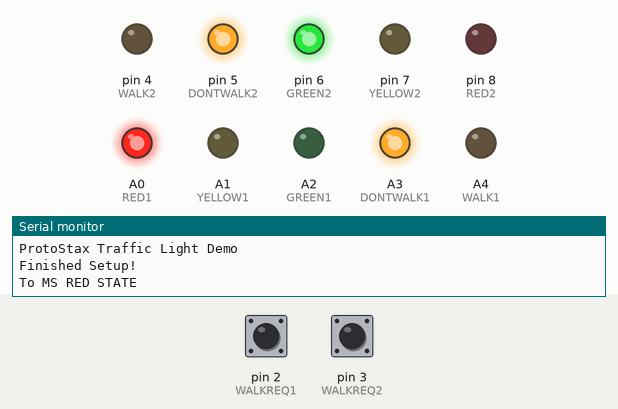
Recording of a sketch running on a simulated Arduino Uno, built with avr-gcc and run on an emulated ATmega328P. On the bench: output pins drawn as LEDs (lit = HIGH), the last lines printed to the serial monitor. The test bench sets the inputs (shaded band); at power-on: pin 2 (WALKREQ1) HIGH, pin 3 (WALKREQ2) HIGH.

Above: at 1.2 s.
1.3 s: pin 2 (WALKREQ1) pulled LOW for 0.15 s
At 6.2 s:
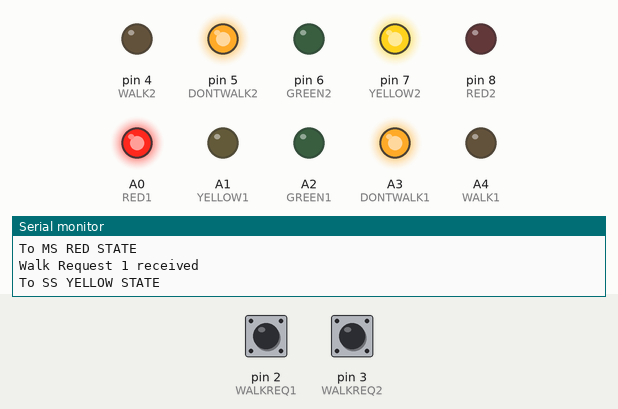
At 8.1 s:
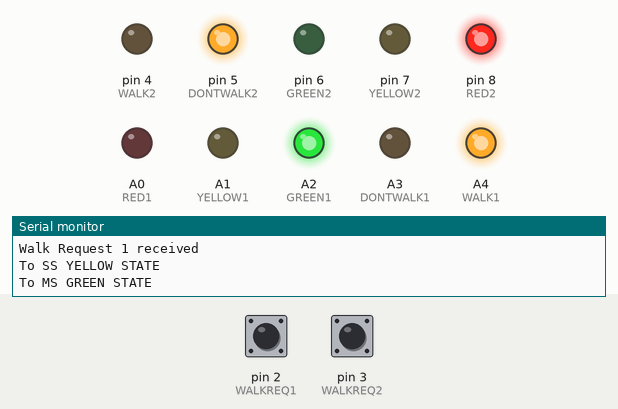
9.0 s: pin 3 (WALKREQ2) pulled LOW for 0.15 s
At 16.3 s:
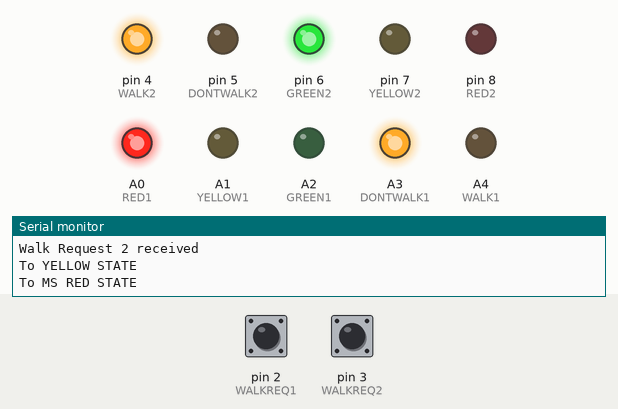
Timing chart, 0 to 39.0 s (numbered marks = the images above; inputs shaded):
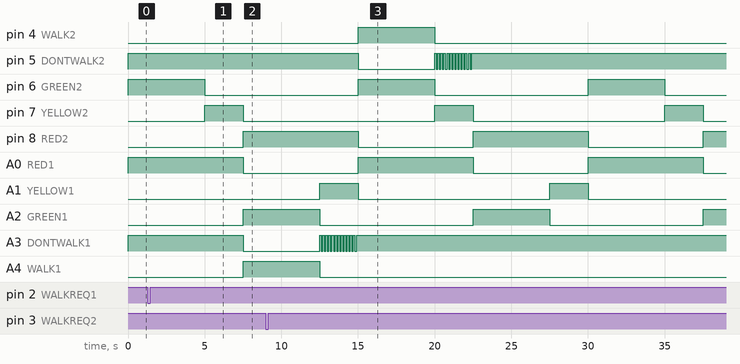

Measured:
- after the input at 1.3 s, A3 (DONTWALK1): HIGH → LOW after 6.2 s; A4 (WALK1): LOW → HIGH after 6.2 s
- after the input at 9.0 s, pin 4 (WALK2): LOW → HIGH after 6.0 s, → LOW 5.0 s later; pin 5 (DONTWALK2): HIGH → LOW after 6.0 s, then repeats every 0.20 s: HIGH 0.10 s, LOW 0.10 s, until it stays HIGH from 22.4 s
- by itself, pin 6 (GREEN2), A2 (GREEN1): alternates HIGH for 5.0 s and LOW for 10.0 s
- by itself, pin 7 (YELLOW2), A1 (YELLOW1): alternates HIGH for 2.5 s and LOW for 12.5 s
- by itself, pin 8 (RED2), A0 (RED1): alternates HIGH for 7.5 s and LOW for 7.5 s

The sketch:

ProtoStax_Traffic_Light.ino
```cpp
// (licence header left out)
#include <JC_Button.h>

#define RED1 A0
#define YELLOW1 A1
#define GREEN1 A2
#define DONTWALK1 A3
#define WALK1 A4

#define RED2 8
#define YELLOW2 7
#define GREEN2 6
#define DONTWALK2 5
#define WALK2 4

#define  WALKREQ1     2    //Connect a tactile button switch (or something similar)
                           //from Arduino pin 2 to ground.
#define  WALKREQ2     3    //Connect a tactile button switch (or something similar)
                           //from Arduino pin 3 to ground.

#define PULLUP true        //To keep things simple, we use the Arduino's internal pullup resistor.
#define INVERT true        //Since the pullup resistor will keep the pin high unless the
                           //switch is closed, this is negative logic, i.e. a high state
                           //means the button is NOT pressed. (Assuming a normally open switch.)
#define DEBOUNCE_MS 20     //A debounce time of 20 milliseconds usually works well for tactile button switches.
#define LONG_PRESS 1000    //We define a "long press" to be 1000 milliseconds.

Button walkReqBtn1(WALKREQ1, PULLUP, INVERT, DEBOUNCE_MS);    //Declare the button
Button walkReqBtn2(WALKREQ2, PULLUP, INVERT, DEBOUNCE_MS);    //Declare the button

//The list of possible states for the state machine.
// This state machine has a fixed sequence of states, namely
// MS_GREEN_STATE --> TO_MS_YELLOW_STATE --> MS_YELLOW_STATE --> TO_MS_RED_STATE --> TO_MS_RED_STATE --> TO_SS_YELLOW_STATE --> SS_YELLOW_STATE --> TO_MS_GREEN_STATE

//  State Name                MAIN STREAM OF TRAFFIC        SECONDARY STREAM OF TRAFFIC
//  MS_GREEN_STATE            GREEN                         RED
//  MS_YELLOW_STATE           YELLOW                        RED
//  MS_RED_STATE              RED                           GREEN
//  SS_YELLOW_STATE           RED                           YELLOW

// The above are the main states, with the state transitions represented by TO_MS_GREEN_STATE, TO_MS_RED_STATE, etc

enum {MS_GREEN_STATE, TO_MS_YELLOW_STATE, MS_YELLOW_STATE, TO_MS_RED_STATE, MS_RED_STATE, TO_SS_YELLOW_STATE, SS_YELLOW_STATE, TO_MS_GREEN_STATE};

// The Pedestrian Cross Walks by default do not change - i.e. they show DONT WALK all the time, until a Walk sign is "requested" by the pedestrian
// by pressing the Walk Request Button for a given stream (to cross the Main Stream of Traffic or to cross the Secondary Stream)
// A Walk Request is triggered when pressing the walk request sign when the stream to cross is green or yellow.

// When the main stream goes RED, the pedestrian sign transitions to WALK. When the secondary stream goes to YELLOW (signalling the end of the
// secondary stream and for the main stream to turn GREEN, the main stream pedestrian sign transitions from WALK to FLASHING DONT WALK to give time
// for the pedestrian to clean the walk. When the main stream turns GREEN, the main stream pedestrian sign transitions to DONT WALK. A similar transition
// happens for the secondary stream pedestrian sign, which has its own Walk Request Button.

uint8_t STATE;                   //The current state machine state

enum TrafficLight {
  R1 = 0x01,
  R2 = 0x02,
  Y1 = 0x04,
  Y2 = 0x08,
  G1 = 0x10,
  G2 = 0x20,
  W1 = 0x40,
  W2 = 0x80,
  DW1 = 0x100,
  DW2 = 0x200
};


// Corresponding to above state transition enum, in millisecs
// the TO_STATE timings do not matter for now
// Main Stream Green is 10 seconds plus 3 seconds of Yellow,
// while Main Stream Red is 8 seconds (main stream red + secondary stream yellow)
int stepTiming[] = {5000, 1, 2500, 1, 5000, 1, 2500, 1};

unsigned long ms;                //The current time from millis()
unsigned long msLast;            //The time the current state started

#define BLINK_INTERVAL 100 //In the BLINK state, switch the LED every 100 milliseconds.
boolean ledState;          //The current LED status
unsigned long msSwitch = 0;          //The last time the LED was switched

boolean walkReq1 = false;
boolean walkReq2 = false;

boolean inWalk1 = false;
boolean inWalk2 = false;

void setTrafficLights(int bits, int bbits = 0);
void fastBlink(int led);

void setup()
{
  Serial.begin(9600);

  while (!Serial) { // needed to keep leonardo/micro from starting too fast!
    delay(10);
  }
  Serial.println(F("ProtoStax Traffic Light Demo"));

  //Set pin configurations
  pinMode(RED1, OUTPUT);
  pinMode(YELLOW1, OUTPUT);
  pinMode(GREEN1, OUTPUT);
  pinMode(DONTWALK1, OUTPUT);
  pinMode(WALK1, OUTPUT);

  pinMode(RED2, OUTPUT);
  pinMode(YELLOW2, OUTPUT);
  pinMode(GREEN2, OUTPUT);
  pinMode(DONTWALK2, OUTPUT);
  pinMode(WALK2, OUTPUT);

  setTrafficLights(0);

  STATE = TO_MS_RED_STATE;
  Serial.println(F("Finished Setup!"));

}

void loop()
{
  ms = millis();               //record the current time
  walkReqBtn1.read();
  walkReqBtn2.read();
  int lights;
  int blinklights;

  if (walkReqBtn1.wasReleased()) {
    Serial.println(F("Walk Request 1 received"));
    walkReq1 = true;
  }

  if (walkReqBtn2.wasReleased()) {
    Serial.println(F("Walk Request 2 received"));
    walkReq2 = true;
  }

  switch (STATE) {
      case MS_GREEN_STATE:
          lights = 0 | G1 | R2 | DW2;
          if (inWalk1) {
            lights |= W1;
          } else {
            lights |= DW1;
          }
          setTrafficLights(lights);

          if (ms - msLast > stepTiming[STATE]) {
              // If we have been long enough in Green, transition
              // to next state
              STATE = TO_MS_YELLOW_STATE;
          }
          break;

      case TO_MS_YELLOW_STATE:
          msLast = ms;
          Serial.println(F("To YELLOW STATE"));
          STATE = MS_YELLOW_STATE;
          break;

      case MS_YELLOW_STATE:
          lights = 0 | Y1 | R2 | DW2;
          blinklights = 0;
          if (inWalk1) {
            blinklights |= DW1;
          } else {
            lights |= DW1;
          }
          setTrafficLights(lights, blinklights);

          if (ms - msLast > stepTiming[STATE]) {
              // If we have been long enough in Yellow, transition
              // to next state
              STATE = TO_MS_RED_STATE;
          }
          break;

      case TO_MS_RED_STATE:
          msLast = ms;
          inWalk1 = false;
          if (walkReq2) {
            inWalk2 = true;
          }
          // Cancel any walk request on the secondary stream
          walkReq2 = false;
          Serial.println(F("To MS RED STATE"));
          STATE = MS_RED_STATE;
          break;

      case MS_RED_STATE:
          lights = 0 | R1 | G2 | DW1;
          if (inWalk2) {
            lights |= W2;
          } else {
            lights |= DW2;
          }
          setTrafficLights(lights);

          if (ms - msLast > stepTiming[STATE]) {
              // If we have been long enough in Red, transition
              // to next state (secondary yellow)
              STATE = TO_SS_YELLOW_STATE;
          }
          break;

      case TO_SS_YELLOW_STATE:
          msLast = ms;
          Serial.println(F("To SS YELLOW STATE"));
          STATE = SS_YELLOW_STATE;
          break;

      case SS_YELLOW_STATE:
          lights = 0 | Y2 | R1 | DW1;
          blinklights = 0;
          if (inWalk2) {
            blinklights |= DW2;
          } else {
            lights |= DW2;
          }
          setTrafficLights(lights, blinklights);

          if (ms - msLast > stepTiming[STATE]) {
              STATE = TO_MS_GREEN_STATE;
          }
          break;

      case TO_MS_GREEN_STATE:
         msLast = ms;
         inWalk2 = false;
         if (walkReq1) {
            inWalk1 = true;
         }
         // Cancel any walk requests
         walkReq1 = false;
         Serial.println(F("To MS GREEN STATE"));
         STATE = MS_GREEN_STATE;
         break;
  }

}

// Supports Fast blinking either DONTWALK1 or DONTWALK2
// Change as appropriate
void setTrafficLights(int bits, int bbits = 0)
{
  digitalWrite(RED1, (bits & R1)?HIGH:LOW);
  digitalWrite(RED2, (bits & R2)?HIGH:LOW);
  digitalWrite(YELLOW1, (bits & Y1)?HIGH:LOW);
  digitalWrite(YELLOW2, (bits & Y2)?HIGH:LOW);
  digitalWrite(GREEN1, (bits & G1)?HIGH:LOW);
  digitalWrite(GREEN2, (bits & G2)?HIGH:LOW);
  digitalWrite(WALK1, (bits & W1)?HIGH:LOW);
  digitalWrite(WALK2, (bits & W2)?HIGH:LOW);
  if (bbits & DW1) {
    fastBlink(DONTWALK1);
  } else {
    digitalWrite(DONTWALK1, (bits & DW1)?HIGH:LOW);
  }

  if (bbits & DW2) {
    fastBlink(DONTWALK2);
  } else {
    digitalWrite(DONTWALK2, (bits & DW2)?HIGH:LOW);
  }
}


//Reverse the current LED state. If it's on, turn it off. If it's off, turn it on.
//Works when there is only one blinking LED at a time, since ledState and msSwitch are global
// If you want it to work for multiple LEDs, create an array to correpond to the LED enums
// and use that to figure out the appropriate element of ledState/msSwitch from the array
void switchLED(int led)
{
    msSwitch = ms;                 //record the last switch time
    ledState = !ledState;
    digitalWrite(led, ledState);
}

//Switch the LED on and off every BLINK_INETERVAL milliseconds.
void fastBlink(int led)
{
    if (ms - msSwitch >= BLINK_INTERVAL)
        switchLED(led);
}
```
